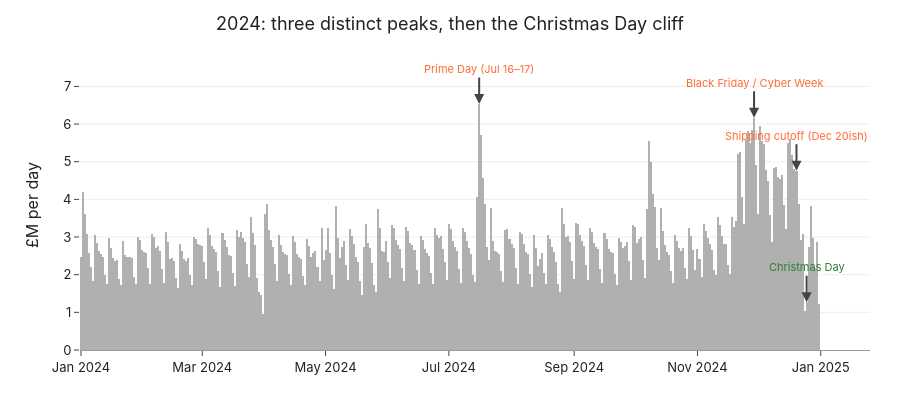

Notebook code cell kept with this figure:
### Markdown cell above
## 2. The shape of a single year

Before picking a winner, look at 2024 day-by-day. Three distinct peaks stand out, followed by the most dramatic pattern in the data that nobody talks about: the Christmas cliff.

- **Prime Day** — a sharp two-day spike in mid-July, about twice the surrounding baseline.
- **Black Friday / Cyber Week** — not a spike but a plateau, roughly 50% above baseline, running from late November through to mid-December.
- **The Christmas cliff** — spending rises into the week of Dec 18–20, then collapses as shipping deadlines close. On Christmas Eve 2024, Amazon card spend was about one-sixth of its peak eight days earlier. Boxing Day recovers about half of it.

### Code cell
year = 2024
sub = daily.filter(pl.col("date").dt.year() == year).sort("date")

fig = go.Figure()
fig.add_trace(
    go.Bar(
        x=sub["date"].to_list(),
        y=sub["spend_m"].to_list(),
        marker_color=PALETTE["grey"],
        marker_line_width=0,
        hovertemplate="%{x}<br>£%{y:.2f}M<extra></extra>",
    )
)


def y_at(d):
    return sub.filter(pl.col("date") == d).select("spend_m").item()


annots = [
    ("Prime Day (Jul 16–17)", dt.date(2024, 7, 16), PALETTE["accent"]),
    ("Black Friday / Cyber Week", dt.date(2024, 11, 29), PALETTE["accent"]),
    ("Shipping cutoff (Dec 20ish)", dt.date(2024, 12, 20), PALETTE["accent"]),
    ("Christmas Day", dt.date(2024, 12, 25), PALETTE["green"]),
]
fig.update_layout(
    template=TEMPLATE,
    title=f"{year}: three distinct peaks, then the Christmas Day cliff",
    yaxis_title="£M per day",
    height=400,
    showlegend=False,
    bargap=0,
    annotations=[
        dict(
            x=d,
            y=y_at(d),
            xref="x",
            yref="y",
            text=lbl,
            showarrow=True,
            arrowhead=2,
            ax=0,
            ay=-35,
            font=dict(size=11, color=c),
        )
        for lbl, d, c in annots
    ],
)
fig.show()

### Figure 1 — Plotly figure (JSON) as saved in the notebook; plotly's stock layout.template omitted (floating-point values rounded to 4 significant figures; data arrays with more than 128 entries replaced by an {"elided": "..."} marker saying what was removed)
{"data": [{"hovertemplate": "%{x}<br>£%{y:.2f}M<extra></extra>", "marker": {"color": "#B0B0B0", "line": {"width": 0}}, "type": "bar", "x": {"elided": "366 str values"}, "y": {"elided": "366 float values"}}], "layout": {"annotations": [{"arrowhead": 2, "ax": 0, "ay": -35, "font": {"color": "#FF6B35", "size": 11}, "showarrow": true, "text": "Prime Day (Jul 16–17)", "x": "2024-07-16", "xref": "x", "y": 6.533, "yref": "y"}, {"arrowhead": 2, "ax": 0, "ay": -35, "font": {"color": "#FF6B35", "size": 11}, "showarrow": true, "text": "Black Friday / Cyber Week", "x": "2024-11-29", "xref": "x", "y": 6.17, "yref": "y"}, {"arrowhead": 2, "ax": 0, "ay": -35, "font": {"color": "#FF6B35", "size": 11}, "showarrow": true, "text": "Shipping cutoff (Dec 20ish)", "x": "2024-12-20", "xref": "x", "y": 4.761, "yref": "y"}, {"arrowhead": 2, "ax": 0, "ay": -35, "font": {"color": "#2E7D32", "size": 11}, "showarrow": true, "text": "Christmas Day", "x": "2024-12-25", "xref": "x", "y": 1.271, "yref": "y"}], "bargap": 0, "height": 400, "showlegend": false, "title": {"text": "2024: three distinct peaks, then the Christmas Day cliff"}, "yaxis": {"title": {"text": "£M per day"}}}}
